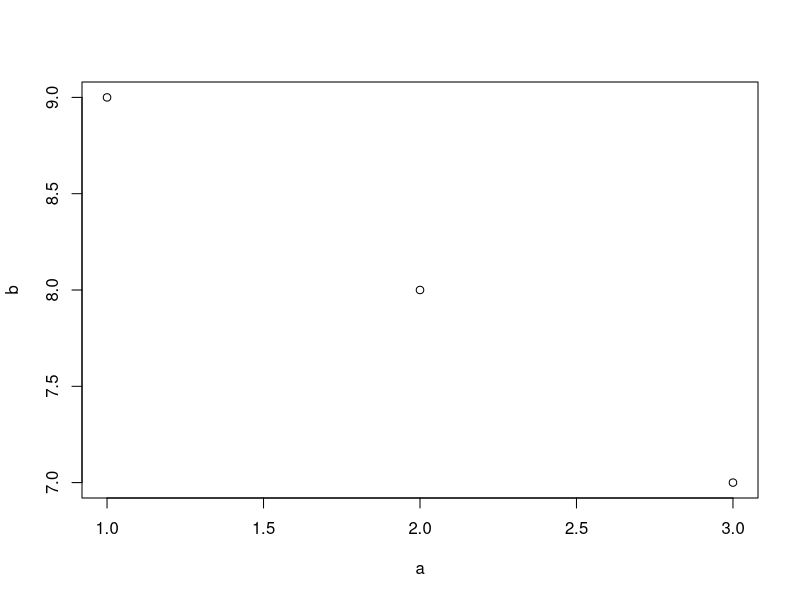
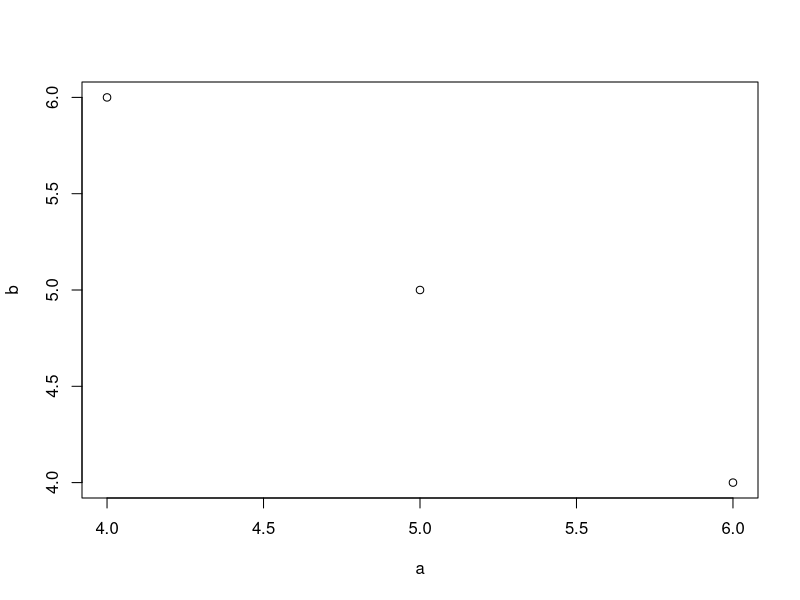
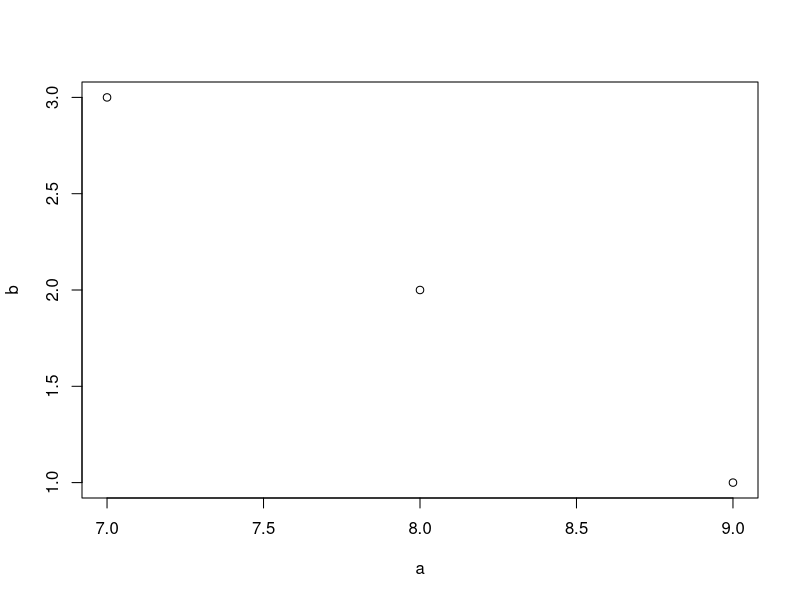

Write the R code that produced these figures, in order.
## ---- chunk 1
library(data.table)
## ---- chunk 2
DF = data.frame(x = rep(c("b", "a", "c"), each = 3),
                y = c(1, 3, 6),
                v = 1:9)
DT = data.table(x = rep(c("b", "a", "c")
                        , each = 3),
                y = c(1, 3, 6),
                v = 1:9)
DF
DT
identical(DF$a, DT$a)
is.list(DF)
is.list(DT)
## ---- chunk 3
DT[2]                          # 提取第二行数据
DT[3:2]                        # 提取第三行和第二行数据
DT[order(x)]                   # 根据x升序对DT进行排序
DT[order(x), ]                 # 这样写也可以，不如上一行简洁
DT[y>2]                        # 提取所有y>2 的行
DT[y>2 & v>5]                 # 提取满足条件：y> 2 并且 v> 5的行
DT[!2:4]                      #提取除2, 3,4行外的其他行
DT[-(2:4)]                   #同上
## ---- chunk 4
DT[, v]                      #提取列名为v的该列所有值，返回一个向量
DT[, list(v)]                #提取列名为v的该列所有值，返回一个data.table
DT[, .(v)]                  #同上，.()是list()的缩写
DT[, sum(v)]                #列v所有值的和，返回一个向量
DT[, .(sum(v))]             #同上，返回一个data.table
DT[, .(sv=sum(v))]          #同上，但列被命名为sv
DT[, .(v, v*2)]             #返回一个data.table，包括两列：v和V2
## ---- chunk 5
DT[2:3, sum(v)]
DT[2:3, .(sum(v))]
DT[2:3, .(sv=sum(v))] 
DT[2:5, cat(v, "\n")]
## ---- chunk 6
DT[, 2]               #通过数字方式选择列，返回一个data.table
col_num = 2
DT[, ..col_num]       #..后跟随变量表示该变量名不是DT中的某一列，它存储的值为DT中的列名。
DT[["y"]]             #同DT[, y]，返回向量，但读取速度更快
## ---- chunk 7
DT[, sum(v), by=x]              #根据x进行分组，每组求v列的和
DT[, sum(v), keyby=x]           #同上，但输出结果根据x排序
DT[, sum(v), by=x][order(x)]    #同上，通过链式表达式操作
## ---- chunk 8
DT["a", on = "x"] # 获取x列中值为a的所有行，跟DT[x == "a"]结果一致，但是对列x建立主键，二分法搜索，更快
DT["a", on = .(x)] #更加方便的形式，不用写双引号
DT[.("a"), on = .(x)] #同上
DT[x == "a"] #同上，然而针对单个==内部进行了优化，速度同上
DT[x != "b" | y != 3]  #没有进行优化，仍然采用向量扫描提取子集
DT[.("b", 3), on = c("x", "y")]  # 对两列x和y设置二级索引，利用二分法查找，速度快
DT[.("b", 3), on = .(x, y)]  #同上, .()代替
DT[.("b", 1:2), on = c("x", "y")]  #没有匹配返回NA，y中没有2，因此返回的v值为NA
DT[.("b", 1:2), on = c("x", "y"), nomatch = NULL] #没有匹配的行，不返回值
DT[.("b", 1:2), on = c("x", "y"), roll = Inf]   # 没有匹配，返回上一行值
DT[.("b", 1:2), on = .(x, y), roll = -Inf] #没有匹配，返回下一行值
DT["b", sum(v * y), on = "x"]  # 对于所有x=="b"的行, 列v与y相乘，求和，注意返回的是向量
## ---- chunk 9
DT[x != "a", sum(v), by = x]  # 提取x不等于"a"的所有行，根据x进行分组，计算每一组v列数值之和
DT[!"a", sum(v), by = .EACHI, on = "x"] # 同上，.EACHI 代表x列中每一类元素
DT[c("b", "c"), sum(v), by = .EACHI, on = "x"] #同上
DT[c("b", "c"), sum(v), by = .EACHI, on = .(x)] #同上
## ---- chunk 10
X = data.table(x = c("c", "b"),
               v = 8:7,
               foo = c(4, 2))  #创建一个新的数据集
X
DT[X, on = "x"] # 把DT并入x，根据X中的x列，优先并入DT中其他列，X中的剩余列在最后，如果有跟DT重复的列名，加i.作为前缀；加i指明了这一列来自X
X[DT, on = "x"] # 把X并入DT，根据DT中的x列，优先并入X中其他列，DT中的剩余列在最后，如果有跟X重复的列名，加i.作为前缀；加i指明了这一列来自DT，不匹配的用NA填充
X[DT, on = "x", nomatch = NULL]  #屏蔽不匹配的行
DT[!X, on = "x"]  #不合并数据集
DT[X, on = c(y = "v")] #通过DT中的y列与X中的v列进行连接
DT[X, on = "y==v"]  #同上
DT[X, on = .(y <= foo)] # 只要DT中y列的值小于等于X列中foo值，两行就连接在一起；注意再返回的结果，y列实际是X中foo列的值
DT[X, on = "y<=foo"] #同上
DT[X, on = c("y<=foo")] #同上
DT[X, on = c("y>=foo")] #只要DT中y列的值大于等于X列中foo值，两行就连接在一起；注意再返回的结果，y列实际是X中foo列的值
DT[X, on = .(x, y <= foo)] #依据共有x列（即x==x）和y<=foo两个条件，把DT并入X中；
DT[X, .(x, y, x.y, v), on = .(x, y >= foo)] # 当X是一个data.table时，x.y 指的是DT中的y；i.x值得时X中的x
DT[X, on = "x", mult = "first"]  #返回每个组的第一行
DT[X, on = "x", mult = "last"] #返回每个组的最后一行
DT[X, sum(v), by = .EACHI, on = "x"] #基于连接后数据集，依据x分组评估每个组的v列值之和
DT[X, sum(v) * foo, by = .EACHI, on = "x"] #原理同上，依据x分组评估每个组的v列值之和与foo之积
DT[X, sum(y) * foo, on = .(x, v >= v), by = .EACHI]  #连接条件：DT与X中x列相等，DT中v列大于X中v列
DT[X, on = .(x)]
DT[X, on = .(x, v >= v)]
## ---- chunk 11
kDT = copy(DT)  #深层拷贝
setkey(kDT, x)   # 设置主键为x列
setkeyv(kDT, "x") # 同上v表示向量
v = "x"
setkeyv(kDT, v) #同上
#key(kDT) <- v 已经废弃
haskey(kDT) #判断是否存在主键
key(kDT)  #列出主键
kDT["a"]  # 根据x==a进行过滤
kDT["a", on = "x"]  #更明晰的写法
kDT[!"a", sum(v), by = .EACHI] #依据x列中元素分组（不包括"a"，每一组求v列值之和
setkey(kDT, x, y) #设置多列作为主键
setkeyv(kDT, c("x", "y"))   #同上
kDT[.("a", 3:6)]  # 根据x和y列进行过滤
## ---- chunk 12
DT[.N]  #.N总行数。返回最后一行
DT[, .N] #返回总行数
DT[, .N, by = .(x)] #返回每一组行数
DT[, .SD, .SDcols = x:y]  #.SD表示选择的特定列，DT数据集中从x到y列之间的所有列，包括x和y
DT[, .SD, .SDcols = !x:y]   #选择特定的列，剔除DT数据集中从x到y列之间的所有列，包括x和y
DT[, .SD, .SDcols = patterns('^[xv]')] # 通过模式匹配选择特定的列。返回列名中包括x或者v的数据集。可以模式匹配是个好东西！
DT[, .SD[1]] #返回第一行
DT[, .SD[1], by = x] #返回每一组中的第一行
DT[, c(.N, lapply(.SD, sum)), by = x] #根据x分组。获得每一个分组的行数，以及y和v列之和
DT[, .I[1], by = x] #定义每一行的顺序编号。每一组中第一行的顺序编号
DT[, grp := .GRP, by = x] #定义每一组顺序编号
DT
DT[, grp := .GRP, keyby = x] #x排好序，再定义组号
DT
X[, DT[.BY, y, on = "v"], by = v] # .BY 接受v分组后两个值（8,7），对DT进行过滤，获取y值。返回一个data.table，其中v来自X，V1来自DT中的y。

## ---- chunk 13
DT[, z := 42L]  #通过reference 方式增加z列，值为42
DT
DT[, z := NULL] #删除z列
DT["a", v := 42L, on = "x"] #对列x中值为a的行，修改列v的值为42
DT["b", v2 := 84L, on = "x"] #对列x中值为b的行，修改列v的值为84
DT[, m := mean(v), by = x][] #根据x分组，求每组v列均值，作为新列m
## ---- chunk 14
DT = data.table(
  x = rep(c("b", "a", "c"), each = 3),
  v = c(1, 1, 1, 2, 2, 1, 1, 2, 2),
  y = c(1, 3, 6),
  a = 1:9,
  b = 9:1
)
DT[, sum(v), by = .(y %% 2)] # by中也可以指定表达式。 %%-余数，分组0和1
DT[, sum(v), by = .(bool = y %% 2)] #同上，改变分组列名为bool
DT[, .SD[2], by = x] #获得每个分组的第二行
DT[, tail(.SD, 2), by = x] #获得每个分组的最后两行
DT[, lapply(.SD, sum), by = x] #对每个分组，每一列求和
DT[, .SD[which.min(v)], by = x] #每个分组中v最小值多在行集合
DT[, list(MySum = sum(v),
          MyMin = min(v),
          MyMax = max(v)),
   by = .(x, y %% 2)]       # 统计每个组合（x和y%%2）的v列和，最大和最小值
DT[, .(a = .(a), b = .(b)), by = x] #这个有意思,a和b列的属性是列表
DT[, .(seq = min(a):max(b)), by = x] # 返回的seq列值：b-1:9, a-4:6, c-7:3
DT[, sum(v), by = x][V1 < 20]  #根据x分组，对v求和，然后对新数据，筛选和小于20的行
DT[, sum(v), by = x][order(-V1)]  #对新数据集降序排列
DT[, c(.N, lapply(.SD, sum)), by = x]  #汇总每个分组的行数，每一列的和
DT[, {
  tmp <- mean(y)
  
  .(a = a - tmp, b = b - tmp)
}, by = x] # 这个高级，可以自定义小函数
DT[, plot(a, b), by = x] # 也可以直接画图，牛
DT[, c(.(y = max(y)), lapply(.SD, min)), by = rleid(v), .SDcols = v:b] #这个也很复杂 rleid函数功能类似.GRP
